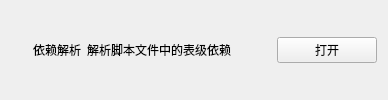
             <widget class="QWidget" name="widget_5_6" native="true">
              <property name="styleSheet">
               <string notr="true"/>
              </property>
              <layout class="QHBoxLayout" name="horizontalLayout_24">
               <item>
                <widget class="IconWidget" name="icon_file_blood" native="true">
                 <property name="sizePolicy">
                  <sizepolicy hsizetype="Fixed" vsizetype="Fixed">
                   <horstretch>0</horstretch>
                   <verstretch>0</verstretch>
                  </sizepolicy>
                 </property>
                 <property name="minimumSize">
                  <size>
                   <width>16</width>
                   <height>16</height>
                  </size>
                 </property>
                </widget>
               </item>
               <item>
                <widget class="StrongBodyLabel" name="label_12">
                 <property name="sizePolicy">
                  <sizepolicy hsizetype="Fixed" vsizetype="Preferred">
                   <horstretch>0</horstretch>
                   <verstretch>0</verstretch>
                  </sizepolicy>
                 </property>
                 <property name="text">
                  <string>依赖解析</string>
                 </property>
                </widget>
               </item>
               <item>
                <widget class="CaptionLabel" name="label_2">
                 <property name="sizePolicy">
                  <sizepolicy hsizetype="Fixed" vsizetype="Preferred">
                   <horstretch>0</horstretch>
                   <verstretch>0</verstretch>
                  </sizepolicy>
                 </property>
                 <property name="text">
                  <string>解析脚本文件中的表级依赖</string>
                 </property>
                </widget>
               </item>
               <item>
                <spacer name="horizontalSpacer_5">
                 <property name="orientation">
                  <enum>Qt::Horizontal</enum>
                 </property>
                 <property name="sizeHint" stdset="0">
                  <size>
                   <width>40</width>
                   <height>20</height>
                  </size>
                 </property>
                </spacer>
               </item>
               <item>
                <widget class="PrimaryPushButton" name="btn_file_blood">
                 <property name="sizePolicy">
                  <sizepolicy hsizetype="Fixed" vsizetype="Fixed">
                   <horstretch>0</horstretch>
                   <verstretch>0</verstretch>
                  </sizepolicy>
                 </property>
                 <property name="minimumSize">
                  <size>
                   <width>100</width>
                   <height>0</height>
                  </size>
                 </property>
                 <property name="text">
                  <string>打开</string>
                 </property>
                </widget>
               </item>
              </layout>
             </widget>
